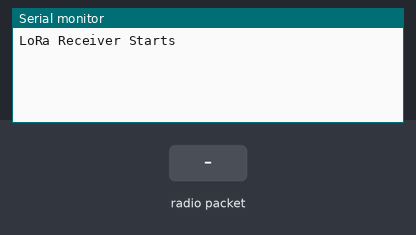
Recording of a sketch running on a simulated Arduino Uno, built with avr-gcc and run on an emulated ATmega328P. On the bench: the last lines printed to the serial monitor. Inputs (shaded band) come from the test bench. No radio packets arrive unless stated.

Above: at 1.2 s.
1.3 s: radio packet "1" arrives
At 2.4 s:
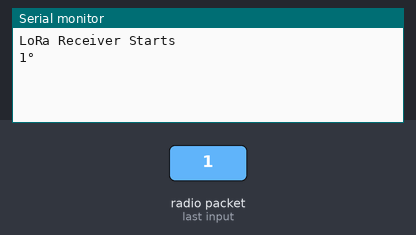
2.8 s: radio packet "0" arrives
At 3.6 s:
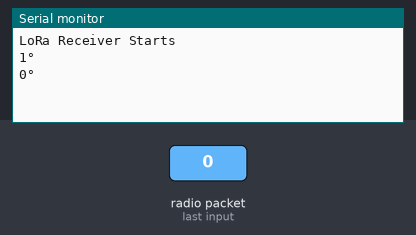
4.3 s: radio packet "2" arrives
At 4.7 s:
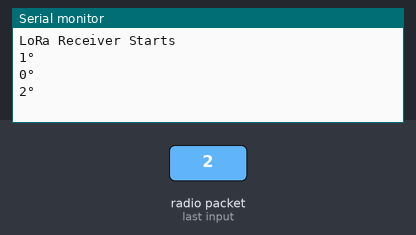

The sketch:

Lora_Receiv_Temperature.ino
```cpp
#include <SPI.h>
#include <LoRa.h>

#define DI00 2
#define PIN_SPI_RST   9
#define PIN_SPI_SS    10
/*
#define PIN_SPI_MOSI  11
#define PIN_SPI_MISO  12
#define PIN_SPI_SCK   13
*/

void setup() {
  // Setup Serial
  Serial.begin(115200);
  while ( ! Serial );
  // Setup Lora
  while ( ! LoRa.begin(433E6) );  // GREECE: 433,050–434,040 MHz  434,040–434,790 MHz
  LoRa.setSpreadingFactor(7); // 6 - 12
  LoRa.setSignalBandwidth(125E3); // SMALL DATA, BIG RANGE <-- 125, 250, 500 --> BIG DATA, SMALL RANGE
  //LoRa.setTxPower(16);  // Max = 20
  //LoRa.setSyncWord(3); // Big delay
  LoRa.setCodingRate4(5); // 5,6,7,8
  //LoRa.setPreambleLength(3);
  //LoRa.crc();
  Serial.println("LoRa Receiver Starts");
}

void loop() {

  // try to parse packet
  int packetSize = LoRa.parsePacket();

  if (packetSize) {
    // Read packet
    String data = "";

    while ( LoRa.available() ) {
      data += (char) LoRa.read();
    }

    Serial.println(data + "°");

    /*
    // Print RSSI of packet
    Serial.print("With RSSI: ");
    Serial.println(LoRa.packetRssi());
    Serial.println();
    */
  }

}
```

Measured:
- after the input at 1.3 s, the serial monitor: prints a new line at once (image 1)
- after the input at 2.8 s, the serial monitor: prints a new line at once (image 2)
- after the input at 4.3 s, the serial monitor: prints a new line at once (image 3)
